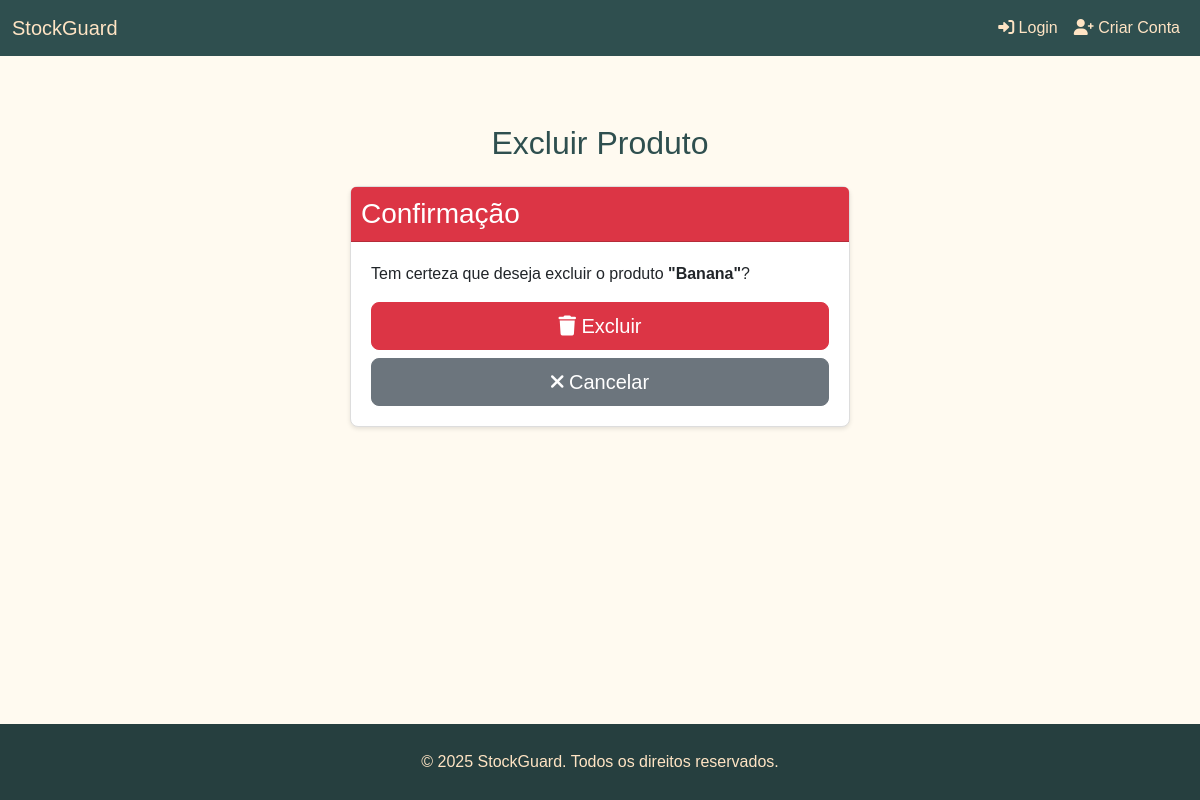
Page /estoque/excluir/2/ on the earlier database version.
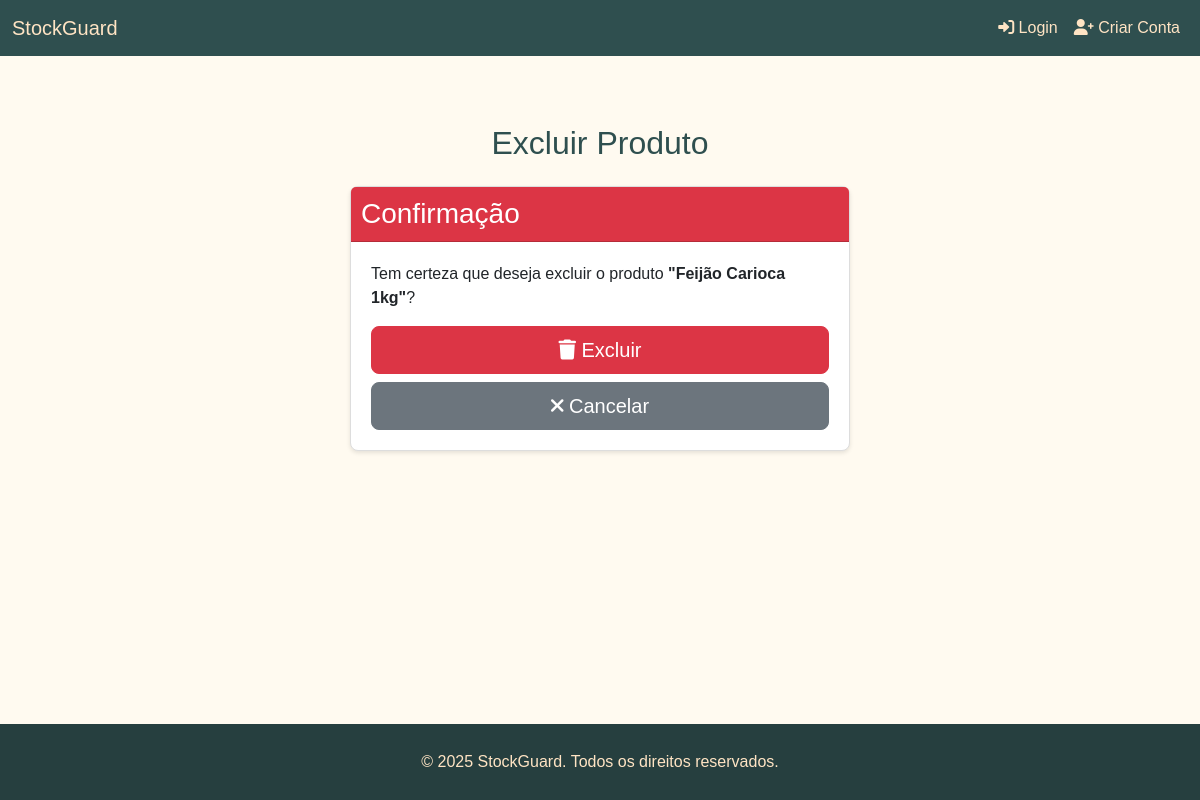
Same page on the later database version.
### estoque/models.py (models this page shows, shortened)
class Produto(models.Model):
    nome = models.CharField(max_length=100)
    categoria = models.CharField(max_length=50)
    validade = models.DateField()
    quantidade = models.IntegerField()
    fornecedor = models.CharField(max_length=100)
    preco_unitario = models.DecimalField(max_digits=10, decimal_places=2, default=0.0)

### estoque/views.py (the view)
# urls.py: path('excluir/<int:id>/', views.excluir_produto, name='excluir_produto'),
def excluir_produto(request, id):
    produto = get_object_or_404(Produto, id=id)
    if request.method == 'POST':
        produto.delete()
        return redirect('lista_produtos')
    return render(request, 'estoque/excluir_produto.html', {'produto': produto})

### templates/estoque/excluir_produto.html (shortened to what this page needs)
{% extends 'base.html' %}
{% block content %}
<div class="container mt-5">
    <h2 class="text-center mb-4 custom-title" style="color: darkslategrey;" >Excluir Produto</h2>
    <div class="card mx-auto" style="max-width: 500px;">
        <div class="card-header bg-danger text-white">
            <h3 class="card-title mb-0">Confirmação</h3>
        </div>
        <div class="card-body">
            <p class="card-text">Tem certeza que deseja excluir o produto <strong>"{{ produto.nome }}"</strong>?</p>
            <form method="post">
                <div class="d-grid gap-2">
                    <button type="submit" class="btn btn-danger btn-lg">
                        <i class="fas fa-trash"></i> Excluir
                    </button>
                    <a href="{% url 'lista_produtos' %}" class="btn btn-secondary btn-lg">
                        <i class="fas fa-times"></i> Cancelar
                    </a>
                </div>
            </form>
        </div>
    </div>
</div>
{% endblock %}

Differences in the rows shown:
changed Produto: nome "Banana" → "Feijão Carioca 1kg"
